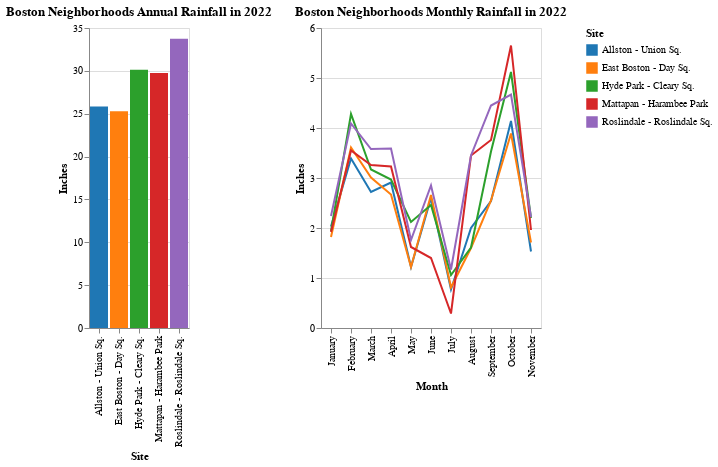

This figure's notebook cell:
### Code cell
# Static Screen 3
neighbor_selection = alt.selection_multi(fields=['Site'])
legend_selection = alt.selection_multi(fields=['Site'], bind='legend')

year = alt.Chart(df_rain_year).mark_bar().encode(
    x='Site',
    y='Inches',
    color = alt.Color(field="Site", type="nominal", scale=alt.Scale(scheme='category10'))
).properties(
    title='Boston Neighborhoods Annual Rainfall in 2022'
).add_selection(
    neighbor_selection
)

month = alt.Chart(df_rain_month).mark_line().encode(
    x=alt.X('Month', type='nominal', sort=None),
    y=alt.Y('Inches', scale=alt.Scale(domain=[0,6])),
    color = alt.Color(field="Site", type="nominal", scale=alt.Scale(scheme='category10')),
    opacity=alt.condition(legend_selection, alt.value(1), alt.value(0.2))
).properties(
    title='Boston Neighborhoods Monthly Rainfall in 2022'
).transform_filter(
    neighbor_selection
).add_selection(
    legend_selection
)

chart2 = year | month
chart2

### Figure 1 — Vega-Lite specification as saved in the notebook (floating-point values rounded to 4 significant figures)
{"config": {"view": {"continuousWidth": 400, "continuousHeight": 300}}, "hconcat": [{"data": {"name": "data-0f432d4ba44d40cadda75b430f74ca18"}, "mark": "bar", "encoding": {"color": {"field": "Site", "scale": {"scheme": "category10"}, "type": "nominal"}, "x": {"field": "Site", "type": "nominal"}, "y": {"field": "Inches", "type": "quantitative"}}, "selection": {"selector002": {"type": "multi", "fields": ["Site"]}}, "title": "Boston Neighborhoods Annual Rainfall in 2022"}, {"data": {"name": "data-0d465bdb26848361893033879ebb64e6"}, "mark": "line", "encoding": {"color": {"field": "Site", "scale": {"scheme": "category10"}, "type": "nominal"}, "opacity": {"condition": {"value": 1, "selection": "selector003"}, "value": 0.2}, "x": {"field": "Month", "sort": null, "type": "nominal"}, "y": {"field": "Inches", "scale": {"domain": [0, 6]}, "type": "quantitative"}}, "selection": {"selector003": {"type": "multi", "fields": ["Site"], "bind": "legend"}}, "title": "Boston Neighborhoods Monthly Rainfall in 2022", "transform": [{"filter": {"selection": "selector002"}}]}], "$schema": "https://vega.github.io/schema/vega-lite/v4.17.0.json", "datasets": {"data-0f432d4ba44d40cadda75b430f74ca18": [{"Site": "Roslindale - Roslindale Sq.", "Inches": 33.74}, {"Site": "Allston - Union Sq.", "Inches": 25.85}, {"Site": "Hyde Park - Cleary Sq.", "Inches": 30.12}, {"Site": "Mattapan - Harambee Park", "Inches": 29.76}, {"Site": "East Boston - Day Sq.", "Inches": 25.29}], "data-0d465bdb26848361893033879ebb64e6": [{"Site": "Allston - Union Sq.", "Month": "January", "Inches": 2.03}, {"Site": "Allston - Union Sq.", "Month": "February", "Inches": 3.39}, {"Site": "Allston - Union Sq.", "Month": "March", "Inches": 2.72}, {"Site": "Allston - Union Sq.", "Month": "April", "Inches": 2.91}, {"Site": "Allston - Union Sq.", "Month": "May", "Inches": 1.22}, {"Site": "Allston - Union Sq.", "Month": "June", "Inches": 2.6}, {"Site": "Allston - Union Sq.", "Month": "July", "Inches": 0.77}, {"Site": "Allston - Union Sq.", "Month": "August", "Inches": 2.0}, {"Site": "Allston - Union Sq.", "Month": "September", "Inches": 2.54}, {"Site": "Allston - Union Sq.", "Month": "October", "Inches": 4.14}, {"Site": "Allston - Union Sq.", "Month": "November", "Inches": 1.53}, {"Site": "East Boston - Day Sq.", "Month": "January", "Inches": 1.82}, {"Site": "East Boston - Day Sq.", "Month": "February", "Inches": 3.61}, {"Site": "East Boston - Day Sq.", "Month": "March", "Inches": 3.01}, {"Site": "East Boston - Day Sq.", "Month": "April", "Inches": 2.67}, {"Site": "East Boston - Day Sq.", "Month": "May", "Inches": 1.22}, {"Site": "East Boston - Day Sq.", "Month": "June", "Inches": 2.66}, {"Site": "East Boston - Day Sq.", "Month": "July", "Inches": 0.81}, {"Site": "East Boston - Day Sq.", "Month": "August", "Inches": 1.6}, {"Site": "East Boston - Day Sq.", "Month": "September", "Inches": 2.55}, {"Site": "East Boston - Day Sq.", "Month": "October", "Inches": 3.89}, {"Site": "East Boston - Day Sq.", "Month": "November", "Inches": 1.71}, {"Site": "Hyde Park - Cleary Sq.", "Month": "January", "Inches": 1.94}, {"Site": "Hyde Park - Cleary Sq.", "Month": "February", "Inches": 4.28}, {"Site": "Hyde Park - Cleary Sq.", "Month": "March", "Inches": 3.17}, {"Site": "Hyde Park - Cleary Sq.", "Month": "April", "Inches": 2.97}, {"Site": "Hyde Park - Cleary Sq.", "Month": "May", "Inches": 2.12}, {"Site": "Hyde Park - Cleary Sq.", "Month": "June", "Inches": 2.46}, {"Site": "Hyde Park - Cleary Sq.", "Month": "July", "Inches": 1.06}, {"Site": "Hyde Park - Cleary Sq.", "Month": "August", "Inches": 1.61}, {"Site": "Hyde Park - Cleary Sq.", "Month": "September", "Inches": 3.53}, {"Site": "Hyde Park - Cleary Sq.", "Month": "October", "Inches": 5.12}, {"Site": "Hyde Park - Cleary Sq.", "Month": "November", "Inches": 2.2}, {"Site": "Mattapan - Harambee Park", "Month": "January", "Inches": 1.92}, {"Site": "Mattapan - Harambee Park", "Month": "February", "Inches": 3.55}, {"Site": "Mattapan - Harambee Park", "Month": "March", "Inches": 3.26}, {"Site": "Mattapan - Harambee Park", "Month": "April", "Inches": 3.23}, {"Site": "Mattapan - Harambee Park", "Month": "May", "Inches": 1.62}, {"Site": "Mattapan - Harambee Park", "Month": "June", "Inches": 1.4}, {"Site": "Mattapan - Harambee Park", "Month": "July", "Inches": 0.29}, {"Site": "Mattapan - Harambee Park", "Month": "August", "Inches": 3.45}, {"Site": "Mattapan - Harambee Park", "Month": "September", "Inches": 3.76}, {"Site": "Mattapan - Harambee Park", "Month": "October", "Inches": 5.65}, {"Site": "Mattapan - Harambee Park", "Month": "November", "Inches": 1.96}, {"Site": "Roslindale - Roslindale Sq.", "Month": "January", "Inches": 2.24}, {"Site": "Roslindale - Roslindale Sq.", "Month": "February", "Inches": 4.09}, {"Site": "Roslindale - Roslindale Sq.", "Month": "March", "Inches": 3.58}, {"Site": "Roslindale - Roslindale Sq.", "Month": "April", "Inches": 3.59}, {"Site": "Roslindale - Roslindale Sq.", "Month": "May", "Inches": 1.76}, {"Site": "Roslindale - Roslindale Sq.", "Month": "June", "Inches": 2.85}, {"Site": "Roslindale - Roslindale Sq.", "Month": "July", "Inches": 1.17}, {"Site": "Roslindale - Roslindale Sq.", "Month": "August", "Inches": 3.45}, {"Site": "Roslindale - Roslindale Sq.", "Month": "September", "Inches": 4.45}, {"Site": "Roslindale - Roslindale Sq.", "Month": "October", "Inches": 4.67}, {"Site": "Roslindale - Roslindale Sq.", "Month": "November", "Inches": 2.22}]}}
